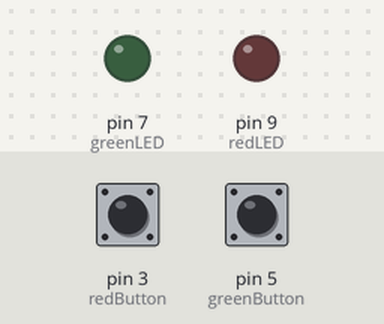
A sketch run on a simulated Arduino Uno, built with avr-gcc and run on an emulated ATmega328P. Parts: output pins drawn as LEDs (lit = HIGH). Inputs (shaded band) come from the test bench; at power-on: pin 3 (redButton) HIGH, pin 5 (greenButton) HIGH.

Above: at 1.2 s.
1.3 s: pin 3 (redButton) pulled LOW for 0.15 s
At 2.1 s:
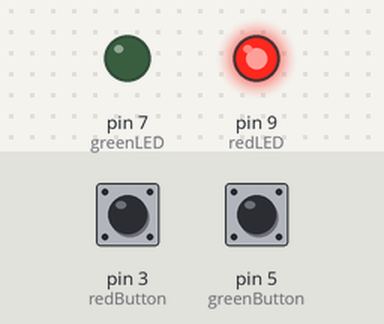
2.9 s: pin 5 (greenButton) pulled LOW for 0.15 s
At 3.4 s:
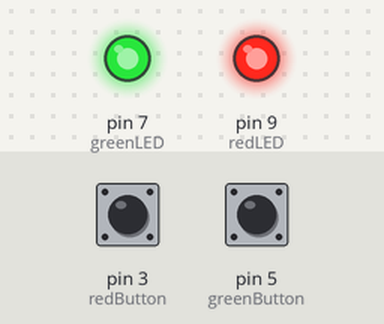
4.5 s: pin 3 (redButton) pulled LOW for 1 s
At 5.8 s:
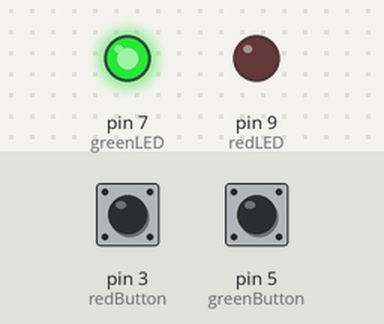
7.0 s: pin 3 (redButton) pulled LOW for 3.2 s
At 7.7 s:
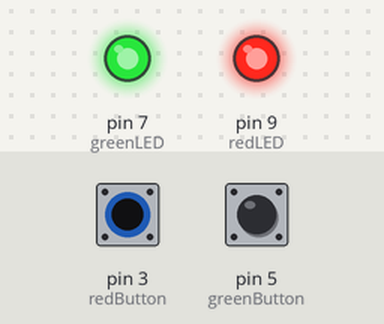
11.7 s: pin 5 (greenButton) pulled LOW for 1 s
At 12.5 s:
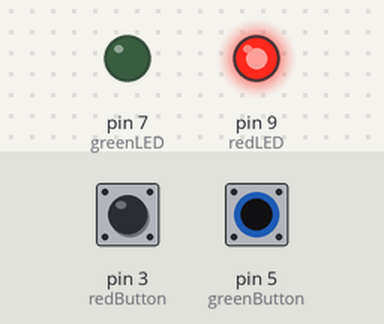
Timing chart, 0 to 14.7 s (numbered marks = the images above; inputs shaded):
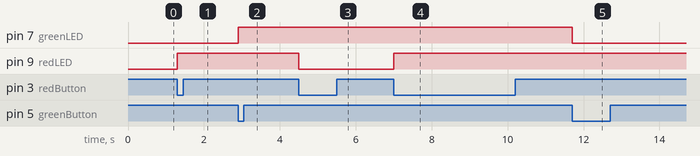

The sketch:

Smart_home_automation.ino
```cpp
const int redLED = 9;
const int greenLED = 7;
const int redButton = 3;
const int greenButton = 5;

bool redState = false;
bool greenState = false;

bool lastRedButton = HIGH;
bool lastGreenButton = HIGH;

void setup() {
  pinMode(redLED, OUTPUT);
  pinMode(greenLED, OUTPUT);
  pinMode(redButton, INPUT_PULLUP);
  pinMode(greenButton, INPUT_PULLUP);
}
void loop() {
  bool currentRedButton = digitalRead(redButton);
  bool currentGreenButton = digitalRead(greenButton);

  if (lastRedButton == HIGH && currentRedButton == LOW) {
    redState = !redState;
    digitalWrite(redLED, redState);
    delay(200);
  }

  if (lastGreenButton == HIGH && currentGreenButton == LOW) {
    greenState = !greenState;
    digitalWrite(greenLED, greenState);
    delay(200);
  }

  lastRedButton = currentRedButton;
  lastGreenButton = currentGreenButton;
}
```

Measured:
- after the input at 1.3 s, pin 9 (redLED): LOW → HIGH at once
- after the input at 2.9 s, pin 7 (greenLED): LOW → HIGH at once
- after the input at 4.5 s, pin 9 (redLED): HIGH → LOW at once
- after the input at 7.0 s, pin 9 (redLED): LOW → HIGH at once
- after the input at 11.7 s, pin 7 (greenLED): HIGH → LOW at once
